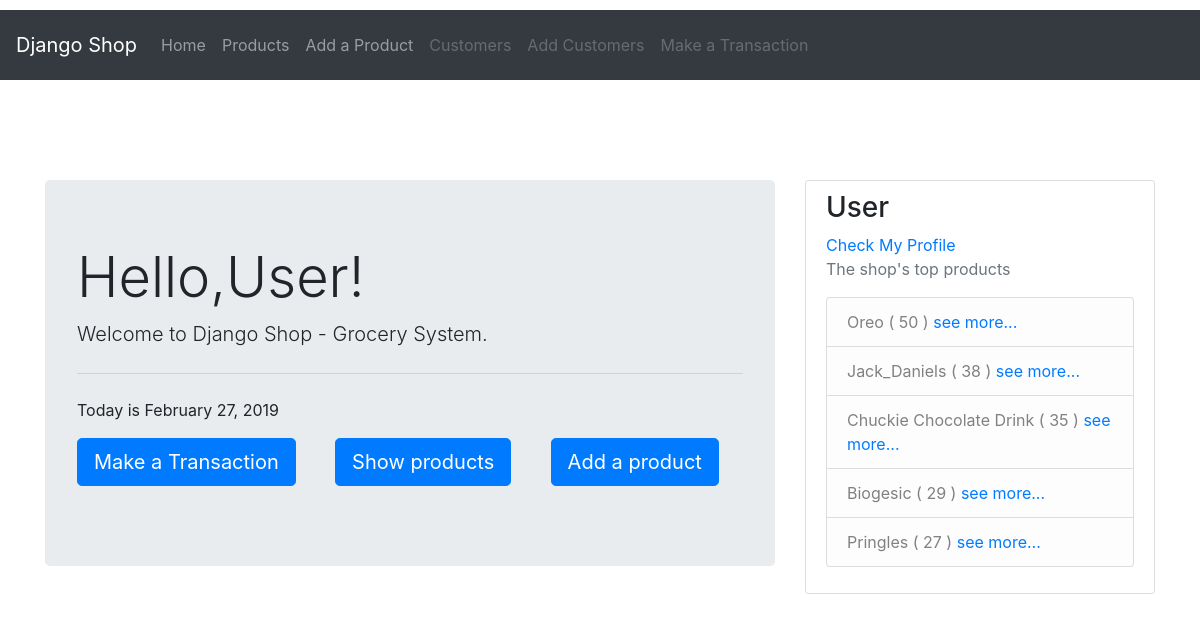
The app's page /, older data.
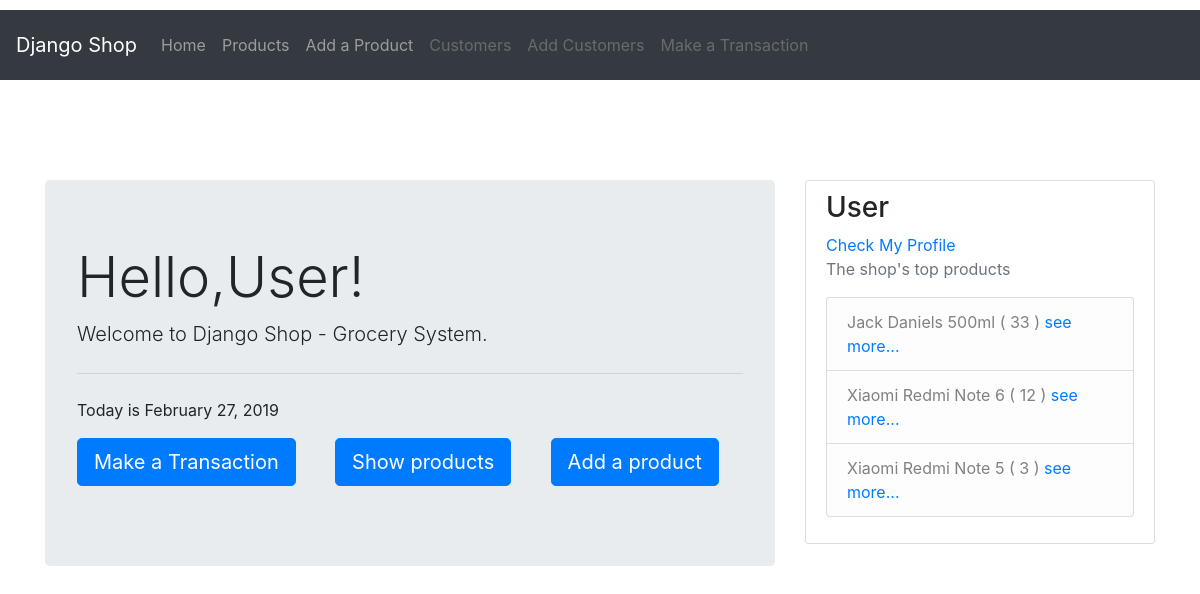
The same page, newer data.
### grocery/models.py (models this page shows, shortened)
class Product(models.Model):
    name = models.CharField(max_length=100, unique=True)
    slug = models.CharField(max_length=100, unique=True)
    category = models.ForeignKey(
        'Category',
        on_delete = models.CASCADE,
    )
    description = models.TextField()
    price = models.DecimalField(max_digits=10, decimal_places=2)
    stocks = models.PositiveIntegerField()
    no_purchases = models.PositiveIntegerField()
    pub_date = models.DateTimeField()
    class Meta:
        ordering = ('name',)

### grocery/views.py (the view)
# urls.py: path('', views.HomePageView.as_view(), name='home'),
class HomePageView(ListView):
    template_name = 'home.html'
    def get_queryset(self):
        query_set = Product.objects.order_by('-no_purchases')[:5]
        return query_set
    def get_context_data(self, **kwargs):
        context = super().get_context_data(**kwargs)
        context['time'] = timezone.now()
        return context

### templates/home.html (shortened to what this page needs)
{% extends 'base.html' %}
{% block content %}
    <div class="row">
        <div class="col-md-8">
                <div class="jumbotron">
                                <h1 class="display-4">Hello,User!</h1>
                                <p class="lead">Welcome to Django Shop - Grocery System.</p>
                                <hr class="my-4">
                                <p>Today is {{ time|date:"F d, Y" }}</p>
                                <p class="lead">
                                        <a class="btn btn-primary btn-lg" href="#" role="button">Make a Transaction</a>
                                        <a class="btn btn-primary btn-lg" href="{% url 'products_list' %}" role="button">Show products</a>
                                        <a class="btn btn-primary btn-lg" href="{% url 'create_product' %}" role="button">Add a product</a>
                                </p>
                </div>
        </div>
        <div class="col-md-4">
        <div class="content-section">
            <h3>User</h3>
            <a class="text" href="#">Check My Profile</a>
            <p class='text-muted'>The shop's top products</p>
            <ul class="list-group">
                {% for item in object_list %}
                <li class="list-group-item list-group-item-light">
                        {{ item.name }} ( {{item.no_purchases}} )
                        <a href="{% url 'products_detail' item.slug %}">see more...</a>
                </li>
                {% endfor %}
            </ul>
        </div>
        </div>
    </div>
{% endblock content %}

Row changes from the older to the newer data that the page shows:
removed Product: name "Oreo", no_purchases "50"
removed Product: name "Jack_Daniels", no_purchases "38"
removed Product: name "Chuckie Chocolate Drink", no_purchases "35"
removed Product: name "Biogesic", no_purchases "29"
removed Product: name "Pringles", no_purchases "27"
now on this page (row edited): Product: name "Jack Daniels 500ml", no_purchases "33"
added Product: name "Xiaomi Redmi Note 6", no_purchases "12"
now on this page (row edited): Product: name "Xiaomi Redmi Note 5", no_purchases "3"
